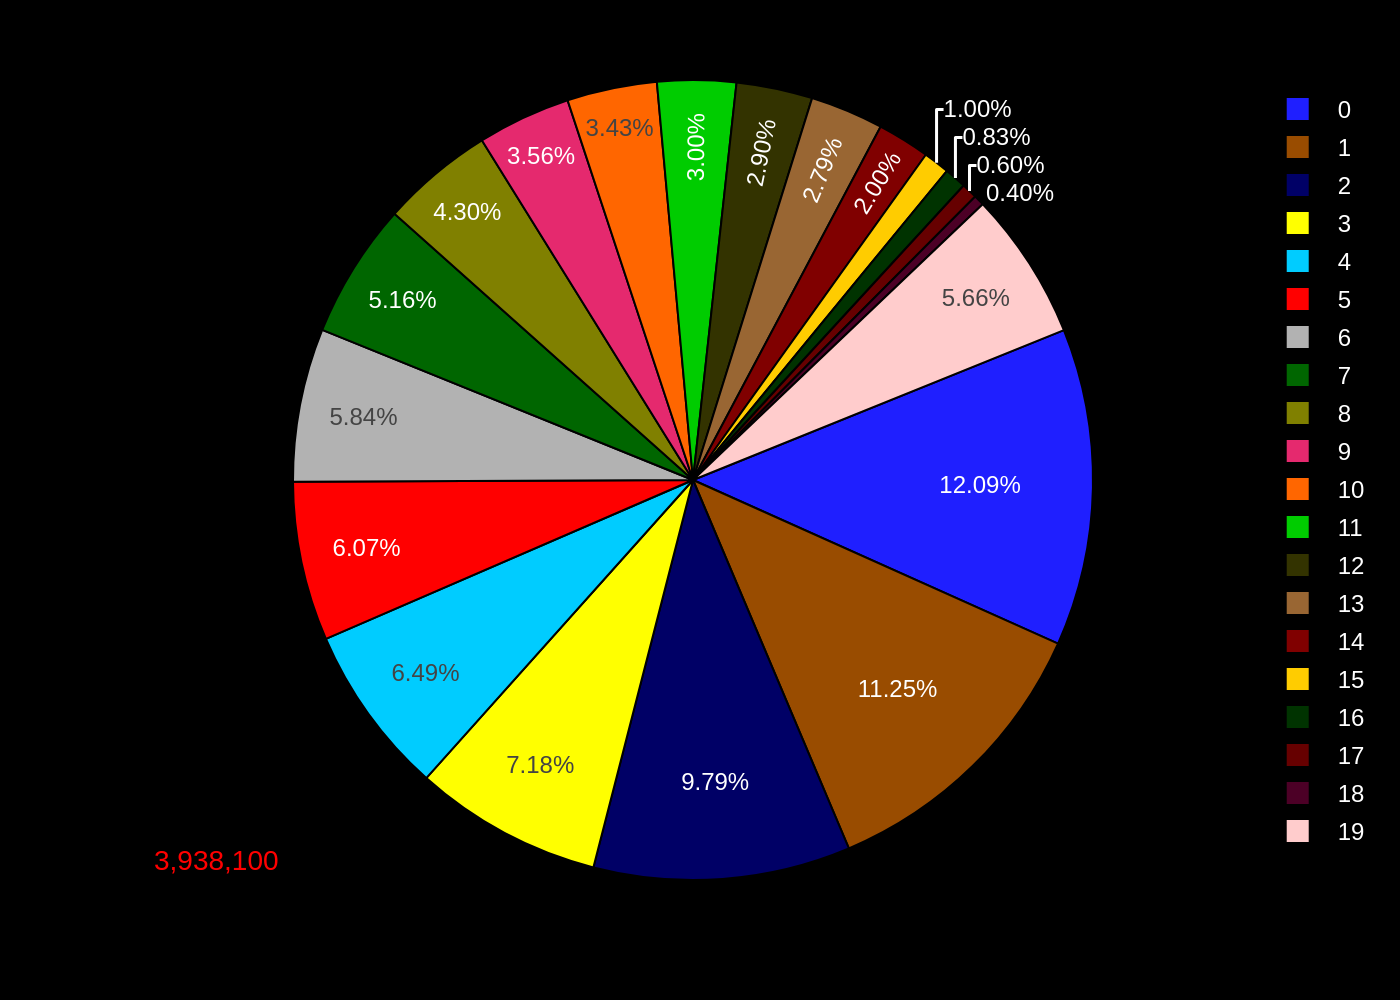

This chart was generated by the following Python code:
import sys
import json
import os
import plotly.graph_objects as go

if len(sys.argv) != 2:
    print("Usage: python <script_name>.py <json_file_path>")
    sys.exit(1)

json_file_path = sys.argv[1]

try:
    with open(json_file_path, 'r', encoding='utf-8') as f:
        chart_config = json.load(f)
except FileNotFoundError:
    print(f"Error: The file '{json_file_path}' was not found.")
    sys.exit(1)
except json.JSONDecodeError:
    print(f"Error: Failed to decode JSON from '{json_file_path}'.")
    sys.exit(1)

chart_data = chart_config.get('chart_data', [])
texts = chart_config.get('texts', {})
colors = chart_config.get('colors', [])

labels = [item['label'] for item in chart_data]
values = [item['value'] for item in chart_data]

fig = go.Figure()

fig.add_trace(go.Pie(
    labels=labels,
    values=values,
    marker=dict(colors=colors, line=dict(color='#000000', width=1)),
    textinfo='percent',
    texttemplate='%{value:.2f}%',
    hoverinfo='label+percent',
    sort=False,
    direction='clockwise',
    rotation=68
))

fig.update_traces(
    textposition='auto',
    insidetextfont=dict(family="Arial"),
    outsidetextfont=dict(family="Arial", color="white")
)

annotations = []
total_label = texts.get('total_label')
if total_label:
    annotations.append(
        go.layout.Annotation(
            text=total_label,
            align='left',
            showarrow=False,
            xref='paper',
            yref='paper',
            x=0,
            y=0,
            xanchor='left',
            yanchor='bottom',
            font=dict(family="Arial", size=14, color="red")
        )
    )

fig.update_layout(
    showlegend=True,
    paper_bgcolor='#000000',
    plot_bgcolor='#000000',
    font=dict(family="Arial", color="white"),
    legend=dict(
        bgcolor='rgba(0,0,0,0)',
        bordercolor='rgba(0,0,0,0)',
        font=dict(family="Arial", color="white")
    ),
    margin=dict(l=40, r=40, t=40, b=60),
    annotations=annotations
)

base_filename = os.path.splitext(os.path.basename(json_file_path))[0]
output_image_path = f"{base_filename}.png"

fig.write_image(output_image_path, scale=2)

print(f"Chart saved to {output_image_path}")
